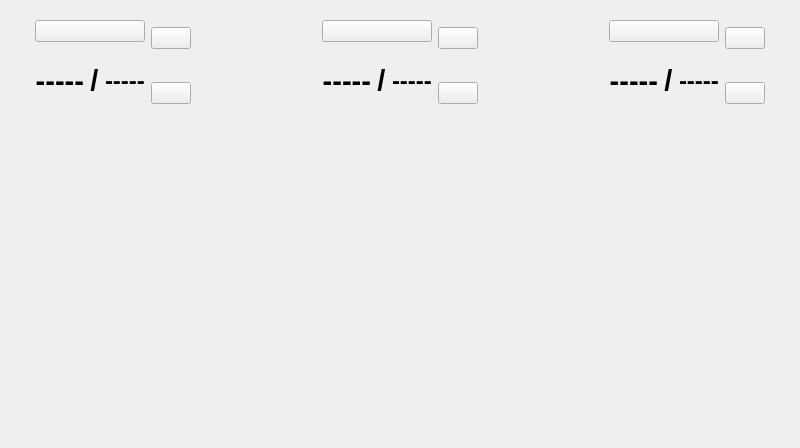
<?xml version="1.0" encoding="UTF-8"?>
<ui version="4.0">
 <class>TemperaturePage</class>
 <widget class="QWidget" name="TemperaturePage">
  <property name="geometry">
   <rect>
    <x>0</x>
    <y>0</y>
    <width>800</width>
    <height>448</height>
   </rect>
  </property>
  <property name="maximumSize">
   <size>
    <width>800</width>
    <height>448</height>
   </size>
  </property>
  <property name="windowTitle">
   <string>TemperatureWindow</string>
  </property>
  <layout class="QVBoxLayout" name="verticalLayout_7">
   <property name="spacing">
    <number>10</number>
   </property>
   <property name="leftMargin">
    <number>0</number>
   </property>
   <property name="topMargin">
    <number>0</number>
   </property>
   <property name="rightMargin">
    <number>0</number>
   </property>
   <property name="bottomMargin">
    <number>0</number>
   </property>
   <item>
    <widget class="QWidget" name="widget_2" native="true">
     <property name="sizePolicy">
      <sizepolicy hsizetype="Preferred" vsizetype="Preferred">
       <horstretch>0</horstretch>
       <verstretch>0</verstretch>
      </sizepolicy>
     </property>
     <layout class="QHBoxLayout" name="horizontalLayout_4">
      <property name="leftMargin">
       <number>35</number>
      </property>
      <property name="topMargin">
       <number>20</number>
      </property>
      <property name="rightMargin">
       <number>35</number>
      </property>
      <property name="bottomMargin">
       <number>0</number>
      </property>
      <item>
       <layout class="QVBoxLayout" name="verticalLayout_2">
        <item>
         <widget class="QPushButton" name="e0img">
          <property name="text">
           <string/>
          </property>
          <property name="icon">
           <iconset resource="img.qrc">
            <normaloff>:/img/img/Extruder_0.png</normaloff>:/img/img/Extruder_0.png</iconset>
          </property>
          <property name="iconSize">
           <size>
            <width>100</width>
            <height>100</height>
           </size>
          </property>
         </widget>
        </item>
        <item>
         <layout class="QHBoxLayout" name="horizontalLayout">
          <item>
           <widget class="QLabel" name="e0temp">
            <property name="sizePolicy">
             <sizepolicy hsizetype="Preferred" vsizetype="Preferred">
              <horstretch>0</horstretch>
              <verstretch>0</verstretch>
             </sizepolicy>
            </property>
            <property name="font">
             <font>
              <pointsize>22</pointsize>
              <weight>75</weight>
              <bold>true</bold>
             </font>
            </property>
            <property name="text">
             <string>-----</string>
            </property>
            <property name="alignment">
             <set>Qt::AlignRight|Qt::AlignTrailing|Qt::AlignVCenter</set>
            </property>
           </widget>
          </item>
          <item>
           <widget class="QLabel" name="e0slash">
            <property name="sizePolicy">
             <sizepolicy hsizetype="Preferred" vsizetype="Fixed">
              <horstretch>0</horstretch>
              <verstretch>0</verstretch>
             </sizepolicy>
            </property>
            <property name="minimumSize">
             <size>
              <width>0</width>
              <height>65</height>
             </size>
            </property>
            <property name="font">
             <font>
              <pointsize>22</pointsize>
              <weight>75</weight>
              <bold>true</bold>
             </font>
            </property>
            <property name="text">
             <string>/</string>
            </property>
            <property name="alignment">
             <set>Qt::AlignCenter</set>
            </property>
           </widget>
          </item>
          <item>
           <widget class="QLabel" name="w_label_extruder0_setpoint">
            <property name="sizePolicy">
             <sizepolicy hsizetype="Preferred" vsizetype="Preferred">
              <horstretch>0</horstretch>
              <verstretch>0</verstretch>
             </sizepolicy>
            </property>
            <property name="font">
             <font>
              <pointsize>18</pointsize>
              <weight>75</weight>
              <bold>true</bold>
             </font>
            </property>
            <property name="text">
             <string>-----</string>
            </property>
            <property name="alignment">
             <set>Qt::AlignLeading|Qt::AlignLeft|Qt::AlignVCenter</set>
            </property>
           </widget>
          </item>
         </layout>
        </item>
       </layout>
      </item>
      <item>
       <layout class="QVBoxLayout" name="verticalLayout">
        <property name="spacing">
         <number>26</number>
        </property>
        <item>
         <widget class="QPushButton" name="w_pushbutton_extruder0_increment">
          <property name="sizePolicy">
           <sizepolicy hsizetype="Maximum" vsizetype="Maximum">
            <horstretch>0</horstretch>
            <verstretch>0</verstretch>
           </sizepolicy>
          </property>
          <property name="maximumSize">
           <size>
            <width>16777215</width>
            <height>16777215</height>
           </size>
          </property>
          <property name="text">
           <string/>
          </property>
          <property name="icon">
           <iconset resource="img.qrc">
            <normaloff>:/img/img/UP.png</normaloff>:/img/img/UP.png</iconset>
          </property>
          <property name="iconSize">
           <size>
            <width>60</width>
            <height>60</height>
           </size>
          </property>
         </widget>
        </item>
        <item>
         <widget class="QPushButton" name="w_pushbutton_extruder0_decrement">
          <property name="sizePolicy">
           <sizepolicy hsizetype="Maximum" vsizetype="Maximum">
            <horstretch>0</horstretch>
            <verstretch>0</verstretch>
           </sizepolicy>
          </property>
          <property name="maximumSize">
           <size>
            <width>16777215</width>
            <height>16777215</height>
           </size>
          </property>
          <property name="text">
           <string/>
          </property>
          <property name="icon">
           <iconset resource="img.qrc">
            <normaloff>:/img/img/Down.png</normaloff>:/img/img/Down.png</iconset>
          </property>
          <property name="iconSize">
           <size>
            <width>60</width>
            <height>60</height>
           </size>
          </property>
         </widget>
        </item>
       </layout>
      </item>
      <item>
       <spacer name="horizontalSpacer">
        <property name="orientation">
         <enum>Qt::Horizontal</enum>
        </property>
        <property name="sizeHint" stdset="0">
         <size>
          <width>40</width>
          <height>20</height>
         </size>
        </property>
       </spacer>
      </item>
      <item>
       <layout class="QVBoxLayout" name="verticalLayout_5">
        <item>
         <widget class="QPushButton" name="e1img">
          <property name="text">
           <string/>
          </property>
          <property name="icon">
           <iconset resource="img.qrc">
            <normaloff>:/img/img/Extruder_1.png</normaloff>:/img/img/Extruder_1.png</iconset>
          </property>
          <property name="iconSize">
           <size>
            <width>100</width>
            <height>100</height>
           </size>
          </property>
         </widget>
        </item>
        <item>
         <layout class="QHBoxLayout" name="horizontalLayout_2">
          <item>
           <widget class="QLabel" name="e1temp">
            <property name="sizePolicy">
             <sizepolicy hsizetype="Preferred" vsizetype="Preferred">
              <horstretch>0</horstretch>
              <verstretch>0</verstretch>
             </sizepolicy>
            </property>
            <property name="font">
             <font>
              <pointsize>22</pointsize>
              <weight>75</weight>
              <bold>true</bold>
             </font>
            </property>
            <property name="text">
             <string>-----</string>
            </property>
            <property name="alignment">
             <set>Qt::AlignRight|Qt::AlignTrailing|Qt::AlignVCenter</set>
            </property>
           </widget>
          </item>
          <item>
           <widget class="QLabel" name="e1slash">
            <property name="sizePolicy">
             <sizepolicy hsizetype="Preferred" vsizetype="Fixed">
              <horstretch>0</horstretch>
              <verstretch>0</verstretch>
             </sizepolicy>
            </property>
            <property name="minimumSize">
             <size>
              <width>0</width>
              <height>65</height>
             </size>
            </property>
            <property name="font">
             <font>
              <pointsize>22</pointsize>
              <weight>75</weight>
              <bold>true</bold>
             </font>
            </property>
            <property name="text">
             <string>/</string>
            </property>
            <property name="alignment">
             <set>Qt::AlignCenter</set>
            </property>
           </widget>
          </item>
          <item>
           <widget class="QLabel" name="w_label_extruder1_setpoint">
            <property name="sizePolicy">
             <sizepolicy hsizetype="Preferred" vsizetype="Preferred">
              <horstretch>0</horstretch>
              <verstretch>0</verstretch>
             </sizepolicy>
            </property>
            <property name="font">
             <font>
              <pointsize>18</pointsize>
              <weight>75</weight>
              <bold>true</bold>
             </font>
            </property>
            <property name="text">
             <string>-----</string>
            </property>
            <property name="alignment">
             <set>Qt::AlignLeading|Qt::AlignLeft|Qt::AlignVCenter</set>
            </property>
           </widget>
          </item>
         </layout>
        </item>
       </layout>
      </item>
      <item>
       <layout class="QVBoxLayout" name="verticalLayout_4">
        <property name="spacing">
         <number>26</number>
        </property>
        <item>
         <widget class="QPushButton" name="w_pushbutton_extruder1_increment">
          <property name="sizePolicy">
           <sizepolicy hsizetype="Maximum" vsizetype="Maximum">
            <horstretch>0</horstretch>
            <verstretch>0</verstretch>
           </sizepolicy>
          </property>
          <property name="maximumSize">
           <size>
            <width>16777215</width>
            <height>16777215</height>
           </size>
          </property>
          <property name="text">
           <string/>
          </property>
          <property name="icon">
           <iconset resource="img.qrc">
            <normaloff>:/img/img/UP.png</normaloff>:/img/img/UP.png</iconset>
          </property>
          <property name="iconSize">
           <size>
            <width>60</width>
            <height>60</height>
           </size>
          </property>
         </widget>
        </item>
        <item>
         <widget class="QPushButton" name="w_pushbutton_extruder1_decrement">
          <property name="sizePolicy">
           <sizepolicy hsizetype="Maximum" vsizetype="Maximum">
            <horstretch>0</horstretch>
            <verstretch>0</verstretch>
           </sizepolicy>
          </property>
          <property name="maximumSize">
           <size>
            <width>16777215</width>
            <height>16777215</height>
           </size>
          </property>
          <property name="text">
           <string/>
          </property>
          <property name="icon">
           <iconset resource="img.qrc">
            <normaloff>:/img/img/Down.png</normaloff>:/img/img/Down.png</iconset>
          </property>
          <property name="iconSize">
           <size>
            <width>60</width>
            <height>60</height>
           </size>
          </property>
         </widget>
        </item>
       </layout>
      </item>
      <item>
       <spacer name="horizontalSpacer_2">
        <property name="orientation">
         <enum>Qt::Horizontal</enum>
        </property>
        <property name="sizeHint" stdset="0">
         <size>
          <width>40</width>
          <height>20</height>
         </size>
        </property>
       </spacer>
      </item>
      <item>
       <layout class="QVBoxLayout" name="verticalLayout_6">
        <item>
         <widget class="QPushButton" name="bedimg">
          <property name="text">
           <string/>
          </property>
          <property name="icon">
           <iconset resource="img.qrc">
            <normaloff>:/img/img/Bed.png</normaloff>:/img/img/Bed.png</iconset>
          </property>
          <property name="iconSize">
           <size>
            <width>100</width>
            <height>100</height>
           </size>
          </property>
         </widget>
        </item>
        <item>
         <layout class="QHBoxLayout" name="horizontalLayout_3">
          <item>
           <widget class="QLabel" name="bedtemp">
            <property name="sizePolicy">
             <sizepolicy hsizetype="Preferred" vsizetype="Preferred">
              <horstretch>0</horstretch>
              <verstretch>0</verstretch>
             </sizepolicy>
            </property>
            <property name="font">
             <font>
              <pointsize>22</pointsize>
              <weight>75</weight>
              <bold>true</bold>
             </font>
            </property>
            <property name="text">
             <string>-----</string>
            </property>
            <property name="alignment">
             <set>Qt::AlignRight|Qt::AlignTrailing|Qt::AlignVCenter</set>
            </property>
           </widget>
          </item>
          <item>
           <widget class="QLabel" name="bedslash">
            <property name="sizePolicy">
             <sizepolicy hsizetype="Preferred" vsizetype="Fixed">
              <horstretch>0</horstretch>
              <verstretch>0</verstretch>
             </sizepolicy>
            </property>
            <property name="minimumSize">
             <size>
              <width>0</width>
              <height>65</height>
             </size>
            </property>
            <property name="font">
             <font>
              <pointsize>22</pointsize>
              <weight>75</weight>
              <bold>true</bold>
             </font>
            </property>
            <property name="text">
             <string>/</string>
            </property>
            <property name="alignment">
             <set>Qt::AlignCenter</set>
            </property>
           </widget>
          </item>
          <item>
           <widget class="QLabel" name="w_label_bed_setpoint">
            <property name="sizePolicy">
             <sizepolicy hsizetype="Preferred" vsizetype="Preferred">
              <horstretch>0</horstretch>
              <verstretch>0</verstretch>
             </sizepolicy>
            </property>
            <property name="font">
             <font>
              <pointsize>18</pointsize>
              <weight>75</weight>
              <bold>true</bold>
             </font>
            </property>
            <property name="text">
             <string>-----</string>
            </property>
            <property name="alignment">
             <set>Qt::AlignLeading|Qt::AlignLeft|Qt::AlignVCenter</set>
            </property>
           </widget>
          </item>
         </layout>
        </item>
       </layout>
      </item>
      <item>
       <layout class="QVBoxLayout" name="verticalLayout_3">
        <property name="spacing">
         <number>26</number>
        </property>
        <item>
         <widget class="QPushButton" name="w_pushbutton_bed_increment">
          <property name="sizePolicy">
           <sizepolicy hsizetype="Maximum" vsizetype="Maximum">
            <horstretch>0</horstretch>
            <verstretch>0</verstretch>
           </sizepolicy>
          </property>
          <property name="maximumSize">
           <size>
            <width>16777215</width>
            <height>16777215</height>
           </size>
          </property>
          <property name="text">
           <string/>
          </property>
          <property name="icon">
           <iconset resource="img.qrc">
            <normaloff>:/img/img/UP.png</normaloff>:/img/img/UP.png</iconset>
          </property>
          <property name="iconSize">
           <size>
            <width>60</width>
            <height>60</height>
           </size>
          </property>
         </widget>
        </item>
        <item>
         <widget class="QPushButton" name="w_pushbutton_bed_decrement">
          <property name="sizePolicy">
           <sizepolicy hsizetype="Maximum" vsizetype="Maximum">
            <horstretch>0</horstretch>
            <verstretch>0</verstretch>
           </sizepolicy>
          </property>
          <property name="maximumSize">
           <size>
            <width>16777215</width>
            <height>16777215</height>
           </size>
          </property>
          <property name="text">
           <string/>
          </property>
          <property name="icon">
           <iconset resource="img.qrc">
            <normaloff>:/img/img/Down.png</normaloff>:/img/img/Down.png</iconset>
          </property>
          <property name="iconSize">
           <size>
            <width>60</width>
            <height>60</height>
           </size>
          </property>
         </widget>
        </item>
       </layout>
      </item>
     </layout>
    </widget>
   </item>
   <item>
    <widget class="QWidget" name="widget" native="true">
     <property name="sizePolicy">
      <sizepolicy hsizetype="Expanding" vsizetype="Expanding">
       <horstretch>0</horstretch>
       <verstretch>0</verstretch>
      </sizepolicy>
     </property>
     <layout class="QGridLayout" name="gridLayout">
      <property name="leftMargin">
       <number>0</number>
      </property>
      <property name="topMargin">
       <number>0</number>
      </property>
      <property name="rightMargin">
       <number>0</number>
      </property>
      <property name="bottomMargin">
       <number>0</number>
      </property>
      <property name="spacing">
       <number>0</number>
      </property>
     </layout>
    </widget>
   </item>
  </layout>
 </widget>
 <resources>
  <include location="img.qrc"/>
 </resources>
 <connections/>
</ui>
